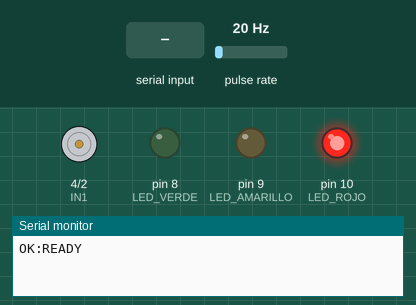
Simulated run of this sketch. Board: Arduino Uno, built with avr-gcc and run on an emulated ATmega328P. Shown: motor-driver pin pairs drawn as motors (green arrow = first pin HIGH = forward, orange = second pin HIGH = backward, longer = more drive, scaled by the enable pin), output pins drawn as LEDs (lit = HIGH), the last lines printed to the serial monitor. Wiring (inferred from the names in the program): pulse sensor: data pin 6. The inputs (shaded band) are chosen by the test bench; at power-on: pulse rate 20 Hz.

Above: at 1.2 s.
1.3 s: "RIGHT\n" received over Serial
At 3.6 s:
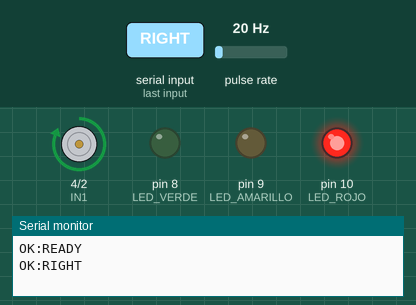
4.3 s: "LEFT\n" received over Serial
At 5.9 s:
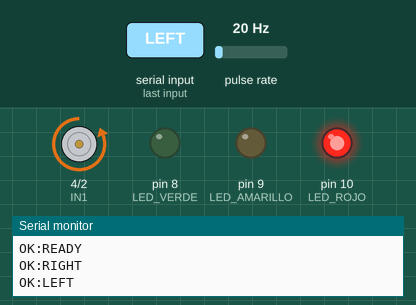
7.3 s: "STOP\n" received over Serial
At 8.7 s:
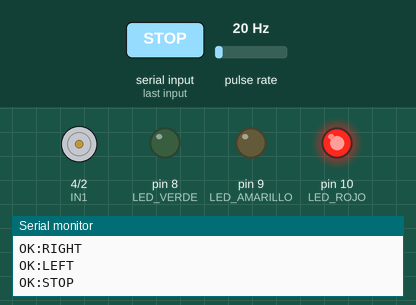
Timing chart, 0 to 10.3 s (numbered marks = the images above; inputs shaded):
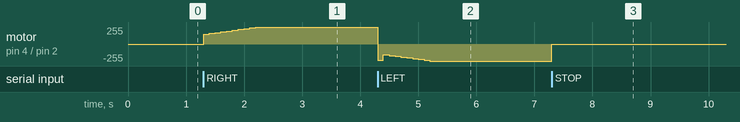

The sketch:

ino.ino
```cpp
#include <avr/interrupt.h>

// ================= PINES PUENTE H =================
const int ENA = 3;
const int IN1 = 4;
const int IN2 = 2;

// ================= ENCODER =================
const int ENC = 6;

// ================= LEDS FÍSICOS =================
const int LED_VERDE = 8;
const int LED_AMARILLO = 9;
const int LED_ROJO = 10;

// ================= VARIABLES ENCODER =================
volatile long pulsos = 0;
volatile byte ultimoEstado = 0;

const float PULSOS_POR_VUELTA = 519.0;

// ================= ESTADO MOTOR =================
String estadoMotor = "PARO";

// ================= RPM Y REFERENCIA =================
float referenciaRPM = 100.0;
float rpmActual = 0.0;
float rpmFiltrada = 0.0;

// ================= PID =================
float errorRPM = 0.0;
float errorAnterior = 0.0;
float integral = 0.0;
float derivada = 0.0;

// Ajusta estos valores si el motor responde raro
float KP = 0.10;
float KI = 0.04;
float KD = 0.002;

// ================= PWM =================
float pwmControl = 0.0;
int pwmAplicado = 0;

const int PWM_MIN = 0;
const int PWM_MAX = 255;
const int PWM_ARRANQUE = 150;
const int PWM_MIN_MOVIMIENTO = 70;

// ================= TIEMPO PID =================
unsigned long tiempoAnteriorPID = 0;
long pulsosAnterioresPID = 0;

const unsigned long INTERVALO_PID = 100;

// ================= SEMÁFORO =================
float errorAbsoluto = 0.0;
float errorPorcentaje = 0.0;
String semaforoActual = "ROJO";

// ================= INTERRUPCIÓN ENCODER =================
ISR(PCINT2_vect) {
  byte estadoActual = (PIND & (1 << PD6)) ? 1 : 0;

  if (estadoActual == 1 && ultimoEstado == 0) {
    pulsos++;
  }

  ultimoEstado = estadoActual;
}

// ================= FUNCIONES AUXILIARES =================
float absoluto(float valor) {
  if (valor < 0) {
    return -valor;
  }

  return valor;
}

void apagarLeds() {
  digitalWrite(LED_VERDE, LOW);
  digitalWrite(LED_AMARILLO, LOW);
  digitalWrite(LED_ROJO, LOW);
}

void actualizarLedsFisicos() {
  apagarLeds();

  if (semaforoActual == "VERDE") {
    digitalWrite(LED_VERDE, HIGH);
  }
  else if (semaforoActual == "AMARILLO") {
    digitalWrite(LED_AMARILLO, HIGH);
  }
  else {
    digitalWrite(LED_ROJO, HIGH);
  }
}

void actualizarSemaforo(float rpm) {
  errorRPM = referenciaRPM - rpm;
  errorAbsoluto = absoluto(errorRPM);

  if (referenciaRPM > 0) {
    errorPorcentaje = (errorAbsoluto / referenciaRPM) * 100.0;
  } else {
    if (rpm == 0) {
      errorPorcentaje = 0.0;
    } else {
      errorPorcentaje = 100.0;
    }
  }

  if (errorPorcentaje <= 5.0) {
    semaforoActual = "VERDE";
  }
  else if (errorPorcentaje <= 15.0) {
    semaforoActual = "AMARILLO";
  }
  else {
    semaforoActual = "ROJO";
  }

  actualizarLedsFisicos();
}

void aplicarPWM() {
  if (estadoMotor == "PARO" || referenciaRPM <= 0) {
    pwmAplicado = 0;
    analogWrite(ENA, 0);
    return;
  }

  if (pwmControl > 0 && pwmControl < PWM_MIN_MOVIMIENTO) {
    pwmControl = PWM_MIN_MOVIMIENTO;
  }

  pwmControl = constrain(pwmControl, PWM_MIN, PWM_MAX);
  pwmAplicado = (int)pwmControl;

  analogWrite(ENA, pwmAplicado);
}

void reiniciarPID() {
  noInterrupts();
  pulsosAnterioresPID = pulsos;
  interrupts();

  tiempoAnteriorPID = millis();

  rpmActual = 0.0;
  rpmFiltrada = 0.0;

  errorRPM = 0.0;
  errorAnterior = 0.0;
  integral = 0.0;
  derivada = 0.0;

  if (referenciaRPM > 0) {
    pwmControl = PWM_ARRANQUE;
  } else {
    pwmControl = 0;
  }

  aplicarPWM();
}

void actualizarPID() {
  unsigned long ahora = millis();

  if (ahora - tiempoAnteriorPID < INTERVALO_PID) {
    return;
  }

  float dt = (ahora - tiempoAnteriorPID) / 1000.0;

  noInterrupts();
  long pulsosActuales = pulsos;
  interrupts();

  long dp = pulsosActuales - pulsosAnterioresPID;

  pulsosAnterioresPID = pulsosActuales;
  tiempoAnteriorPID = ahora;

  float rpmInstantanea = 0.0;

  if (dt > 0) {
    rpmInstantanea = (dp / PULSOS_POR_VUELTA) * (60.0 / dt);
  }

  if (estadoMotor == "PARO" || referenciaRPM <= 0) {
    rpmActual = 0.0;
    rpmFiltrada = 0.0;
    pwmControl = 0;
    pwmAplicado = 0;
    integral = 0.0;
    errorAnterior = 0.0;

    analogWrite(ENA, 0);
    actualizarSemaforo(0.0);
    return;
  }

  rpmFiltrada = (0.65 * rpmFiltrada) + (0.35 * rpmInstantanea);
  rpmActual = rpmFiltrada;

  errorRPM = referenciaRPM - rpmActual;

  integral += errorRPM * dt;
  integral = constrain(integral, -600.0, 600.0);

  derivada = (errorRPM - errorAnterior) / dt;

  float salidaPID = (KP * errorRPM) + (KI * integral) + (KD * derivada);

  pwmControl += salidaPID;
  pwmControl = constrain(pwmControl, PWM_MIN, PWM_MAX);

  errorAnterior = errorRPM;

  aplicarPWM();
  actualizarSemaforo(rpmActual);
}

// ================= CONTROL MOTOR =================
void derecha() {
  digitalWrite(IN1, HIGH);
  digitalWrite(IN2, LOW);

  estadoMotor = "DERECHA";

  reiniciarPID();
}

void izquierda() {
  digitalWrite(IN1, LOW);
  digitalWrite(IN2, HIGH);

  estadoMotor = "IZQUIERDA";

  reiniciarPID();
}

void paro() {
  analogWrite(ENA, 0);

  digitalWrite(IN1, LOW);
  digitalWrite(IN2, LOW);

  estadoMotor = "PARO";

  rpmActual = 0.0;
  rpmFiltrada = 0.0;

  pwmControl = 0;
  pwmAplicado = 0;

  integral = 0.0;
  errorAnterior = 0.0;

  actualizarSemaforo(0.0);
}

void resetConteo() {
  noInterrupts();
  pulsos = 0;
  interrupts();

  pulsosAnterioresPID = 0;
  tiempoAnteriorPID = millis();

  rpmActual = 0.0;
  rpmFiltrada = 0.0;

  integral = 0.0;
  errorAnterior = 0.0;
}

// ================= COMUNICACIÓN =================
void enviarEstado() {
  noInterrupts();
  long p = pulsos;
  interrupts();

  float vueltas = p / PULSOS_POR_VUELTA;

  actualizarSemaforo(rpmActual);

  Serial.print("OK:STATUS");

  Serial.print("|estado=");
  Serial.print(estadoMotor);

  Serial.print("|pulsos=");
  Serial.print(p);

  Serial.print("|vueltas=");
  Serial.print(vueltas, 2);

  Serial.print("|rpm=");
  Serial.print(rpmActual, 1);

  Serial.print("|referencia=");
  Serial.print(referenciaRPM, 1);

  Serial.print("|error=");
  Serial.print(errorRPM, 1);

  Serial.print("|errorabs=");
  Serial.print(errorAbsoluto, 1);

  Serial.print("|errorpct=");
  Serial.print(errorPorcentaje, 1);

  Serial.print("|pwm=");
  Serial.print(pwmAplicado);

  Serial.print("|semaforo=");
  Serial.println(semaforoActual);
}

void cambiarReferencia(String cmd) {
  int separador = cmd.indexOf(':');

  if (separador < 0) {
    separador = cmd.indexOf('=');
  }

  if (separador < 0) {
    Serial.println("ERR:REF");
    return;
  }

  String valorTexto = cmd.substring(separador + 1);
  valorTexto.trim();

  float nuevaReferencia = valorTexto.toFloat();

  if (nuevaReferencia < 0) {
    nuevaReferencia = 0;
  }

  referenciaRPM = nuevaReferencia;

  integral = 0.0;
  errorAnterior = 0.0;

  if (estadoMotor != "PARO" && referenciaRPM > 0 && pwmControl < PWM_MIN_MOVIMIENTO) {
    pwmControl = PWM_ARRANQUE;
  }

  actualizarSemaforo(rpmActual);

  Serial.print("OK:REF");
  Serial.print("|referencia=");
  Serial.print(referenciaRPM, 1);
  Serial.print("|semaforo=");
  Serial.println(semaforoActual);
}

// ================= SETUP =================
void setup() {
  Serial.begin(115200);
  Serial.setTimeout(30);

  pinMode(ENA, OUTPUT);
  pinMode(IN1, OUTPUT);
  pinMode(IN2, OUTPUT);
  pinMode(ENC, INPUT_PULLUP);

  pinMode(LED_VERDE, OUTPUT);
  pinMode(LED_AMARILLO, OUTPUT);
  pinMode(LED_ROJO, OUTPUT);

  paro();

  ultimoEstado = digitalRead(ENC);

  PCICR |= (1 << PCIE2);
  PCMSK2 |= (1 << PCINT22);

  tiempoAnteriorPID = millis();

  Serial.println("OK:READY");
}

// ================= LOOP =================
void loop() {
  actualizarPID();

  if (Serial.available()) {
    String cmd = Serial.readStringUntil('\n');
    cmd.trim();
    cmd.toUpperCase();

    if (cmd == "RIGHT" || cmd == "D") {
      derecha();
      Serial.println("OK:RIGHT");
    }
    else if (cmd == "LEFT" || cmd == "I") {
      izquierda();
      Serial.println("OK:LEFT");
    }
    else if (cmd == "STOP" || cmd == "S") {
      paro();
      Serial.println("OK:STOP");
    }
    else if (cmd == "RESET" || cmd == "R") {
      resetConteo();
      Serial.println("OK:RESET");
    }
    else if (cmd == "GET_STATUS") {
      enviarEstado();
    }
    else if (cmd.startsWith("SET_REF")) {
      cambiarReferencia(cmd);
    }
    else {
      Serial.println("ERR:CMD");
    }
  }
}
```

Measured:
- after the input at 1.3 s, motor on pin 4 (IN1) / pin 2 (IN2): moves from stopped to forward 255/255 over 0.90 s, starting at once
- after the input at 4.3 s, motor on pin 4 (IN1) / pin 2 (IN2): forward 255/255 → backward 244/255 at once, → backward 162/255 0.10 s later, → backward 173/255 0.10 s later, → backward 184/255 0.10 s later, … (10 changes in this stretch)
- after the input at 7.3 s, motor on pin 4 (IN1) / pin 2 (IN2): backward 255/255 → stopped at once
